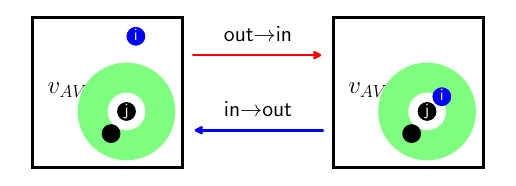

Here is the Python script that generated this plot:

import numpy as np
import matplotlib.pyplot as plt
import matplotlib
from matplotlib import rc
rc('font',**{'family':'sans-serif','sans-serif':['OpenSans']})
rc('text', usetex=True)

shift = -4
plt.gca().add_patch(plt.Rectangle(xy=(-2+shift, -2), width=4, height=4, fc='none', ec='black', lw=2))
plt.gca().add_patch(plt.Circle((0.75+shift, 1.5),0.25, fc='blue'))
plt.text(0.75+shift, 1.5, 'i', horizontalalignment='center', verticalalignment='center', fontsize=12, color='white')
plt.gca().add_patch(plt.Circle((0.5+shift, -0.5),1.3, fc=(0, 1, 0, 0.5)))
plt.gca().add_patch(plt.Circle((0.5+shift, -0.5),0.5, fc='white'))
plt.gca().add_patch(plt.Circle((0.5+shift, -0.5),0.25, fc='black'))
plt.text(0.5+shift, -0.5, 'j', horizontalalignment='center', verticalalignment='center', fontsize=12, color='white')
plt.gca().add_patch(plt.Circle((-0.5+shift+1/1.2/np.sqrt(2), -0.5-1/1.2/np.sqrt(2)),0.25, fc='black'))
plt.text(-0.5+shift-0.9/np.sqrt(2), -0.5+0.9/np.sqrt(2), r'$v_{AV}$', horizontalalignment='center', verticalalignment='center', fontsize=18, color='black')

plt.gca().annotate("", xy=(-1.8, 1), xytext=(1.8, 1), arrowprops=dict(arrowstyle="<-", lw=2, color='red'))
plt.text(0, 1.5, r'out$\rightarrow$in', horizontalalignment='center', verticalalignment='center', fontsize=16)
plt.gca().annotate("", xy=(-1.8, -1), xytext=(1.8, -1), arrowprops=dict(arrowstyle="->", lw=2, color='blue'))
plt.text(0, -0.5, r'in$\rightarrow$out', horizontalalignment='center', verticalalignment='center', fontsize=16)

shift = 4
plt.gca().add_patch(plt.Rectangle(xy=(-2+shift, -2), width=4, height=4, fc='none', ec='black', lw=2))
plt.gca().add_patch(plt.Circle((0.5+shift, -0.5),1.3, fc=(0, 1, 0, 0.5)))
plt.gca().add_patch(plt.Circle((0.5+shift, -0.5),0.5, fc='white'))
plt.gca().add_patch(plt.Circle((0.5+shift, -0.5),0.25, fc='black'))
plt.text(0.5+shift, -0.5, 'j', horizontalalignment='center', verticalalignment='center', fontsize=12, color='white')
plt.gca().add_patch(plt.Circle((0.5+shift+1/1.8/np.sqrt(2), -0.5+1/1.8/np.sqrt(2)),0.25, fc='blue'))
plt.text(0.5+shift+1/1.8/np.sqrt(2), -0.5+1/1.8/np.sqrt(2), 'i', horizontalalignment='center', verticalalignment='center', fontsize=12, color='white')
plt.gca().add_patch(plt.Circle((-0.5+shift+1/1.2/np.sqrt(2), -0.5-1/1.2/np.sqrt(2)),0.25, fc='black'))
plt.text(-0.5+shift-0.9/np.sqrt(2), -0.5+0.9/np.sqrt(2), r'$v_{AV}$', horizontalalignment='center', verticalalignment='center', fontsize=18, color='black')


plt.axis('scaled')
plt.axis('off')
#plt.show()
plt.savefig('avb2.png', bbox_inches='tight', transparent=True, dpi=300)

